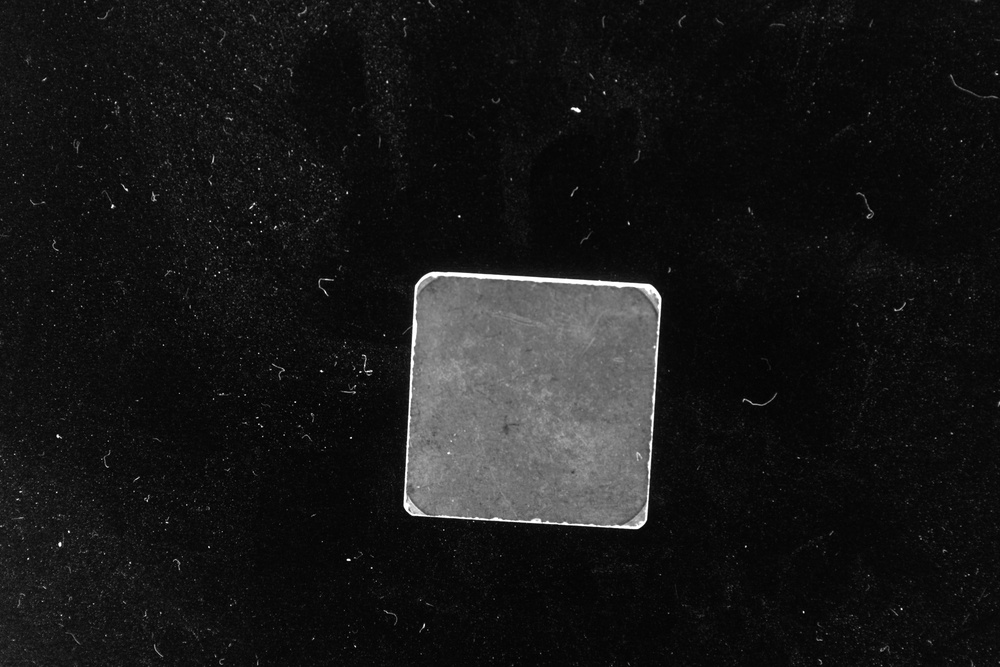
#> input picture image/low/175139.jpg, 1000 x 667 px, shrunk from 3072 x 2048 before the run, found by its file name
$ python test.py
#> lines starting #> are read from the running program, lines starting #| are printed output that depends on the picture; after the words box and inside, x2 and y2 are one past the last pixel; in counts of white or black regions, pixels touching at a corner belong together
import cv2
import numpy as np

rootDir = "D:\\SYS_File\\Desktop\\Python\\image\\low\\"
filename = '175139.jpg'

image = cv2.imread(rootDir + filename)
#> image is the input picture: shape (667, 1000, 3); min 0, max 255, mean 23.6
img = cv2.cvtColor(image, cv2.COLOR_BGR2GRAY)
line_vertical = []
line_horizontal = []

ret2, th2 = cv2.threshold(img, 0, 255, cv2.THRESH_BINARY + cv2.THRESH_OTSU)
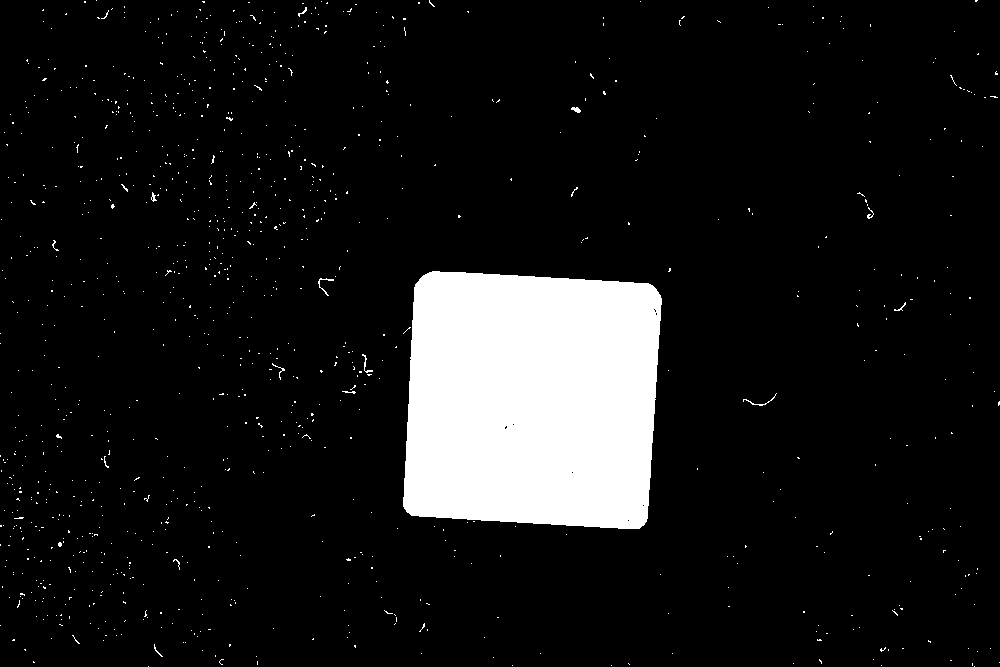
#> th2: shape (667, 1000); 9.5% white; 1030 white regions (1016 under 20 px), largest, box (x1, y1, x2, y2) and area: (403, 271, 662, 529) 60472, (743, 393, 777, 406) 53, (318, 278, 334, 296) 52
#> ret2 = 67

kernel = np.ones((10, 10), np.uint8)
# 3图像的开闭运算
cv0pen = cv2.morphologyEx(th2, cv2.MORPH_OPEN, kernel)  # 开运算
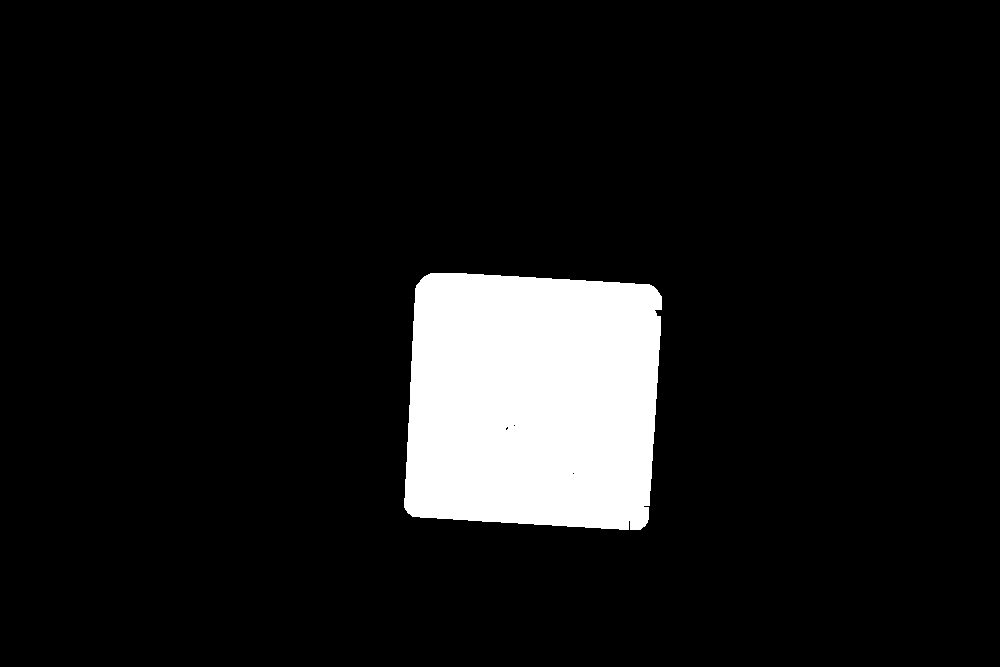
#> cv0pen: shape (667, 1000); 9.1% white; 1 white region, box (x1, y1, x2, y2) and area: (404, 273, 662, 530) 60406
cv2.imwrite("test1.jpg", th2)

edges = cv2.Canny(cv0pen, 50, 150, apertureSize=3)
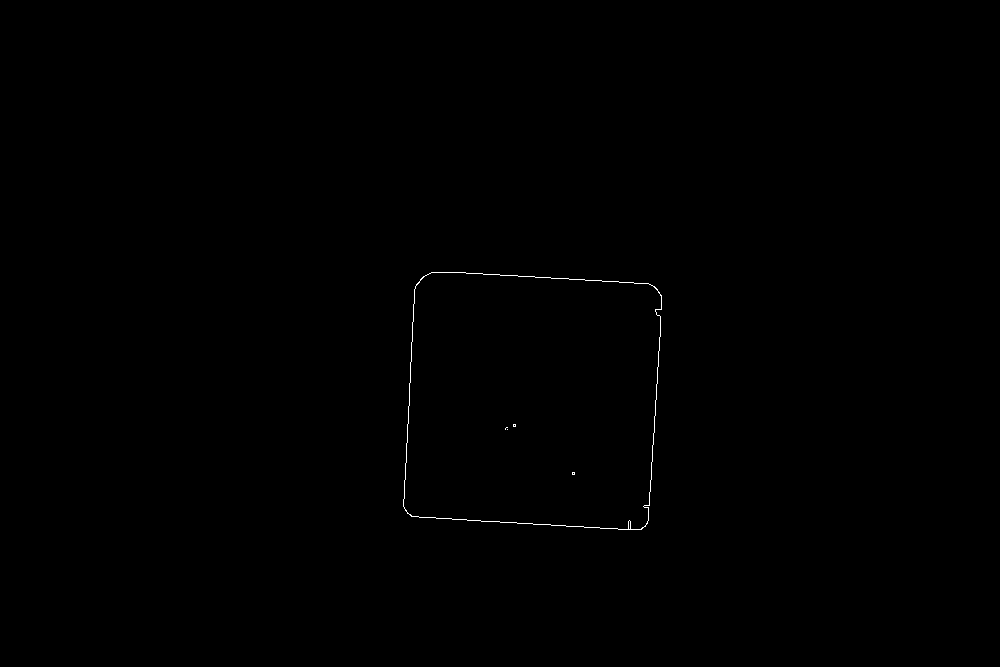
#> edges: shape (667, 1000); 0.15% white in thin lines or dots, all inside (x1, y1, x2, y2) = (403, 272, 662, 530)
cv2.imwrite("test2.jpg", edges)

$ run again, with image/low/174937.jpg copied over image/low/175139.jpg
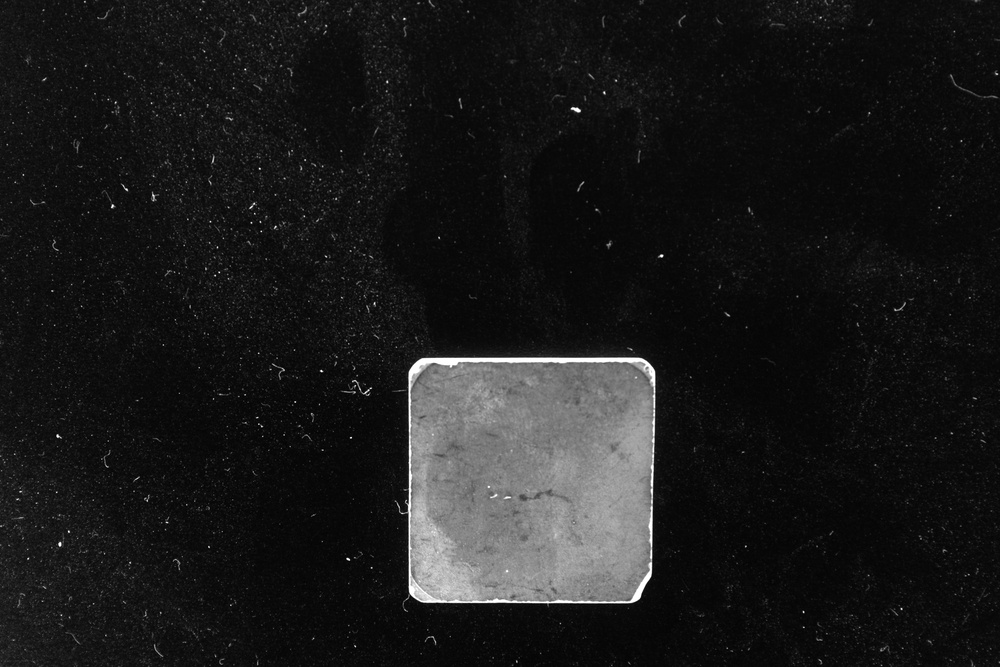
#> input picture image/low/174937.jpg, 1000 x 667 px, shrunk from 3072 x 2048 before the run, found by its file name
#> image is the input picture: shape (667, 1000, 3); min 0, max 255, mean 26.4
#> `ret2, th2 = cv2.threshold(img, 0, 255, cv2.THRESH_BINARY + cv2.THRESH_..`:
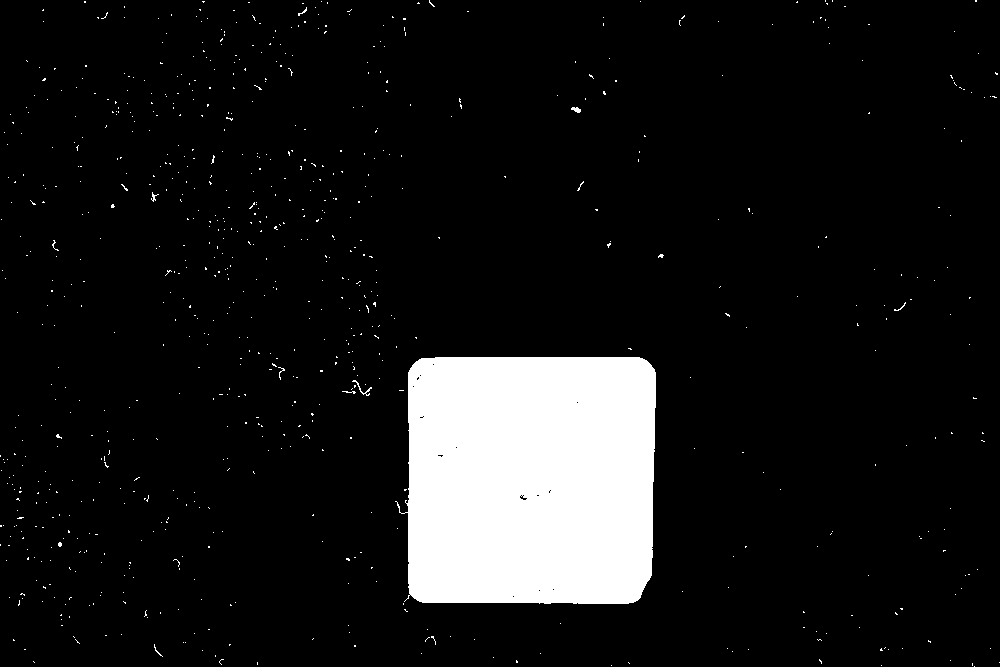
#> th2: shape (667, 1000); 9.3% white; 781 white regions (772 under 20 px), largest, box (x1, y1, x2, y2) and area: (395, 357, 656, 604) 60000, (352, 380, 372, 396) 54, (571, 107, 581, 113) 39
#> ret2 = 78
#> cv0pen: shape (667, 1000); 9% white; 1 white region, box (x1, y1, x2, y2) and area: (409, 358, 657, 605) 59794
#> `edges = cv2.Canny(cv0pen, 50, 150, apertureSize=3)`:
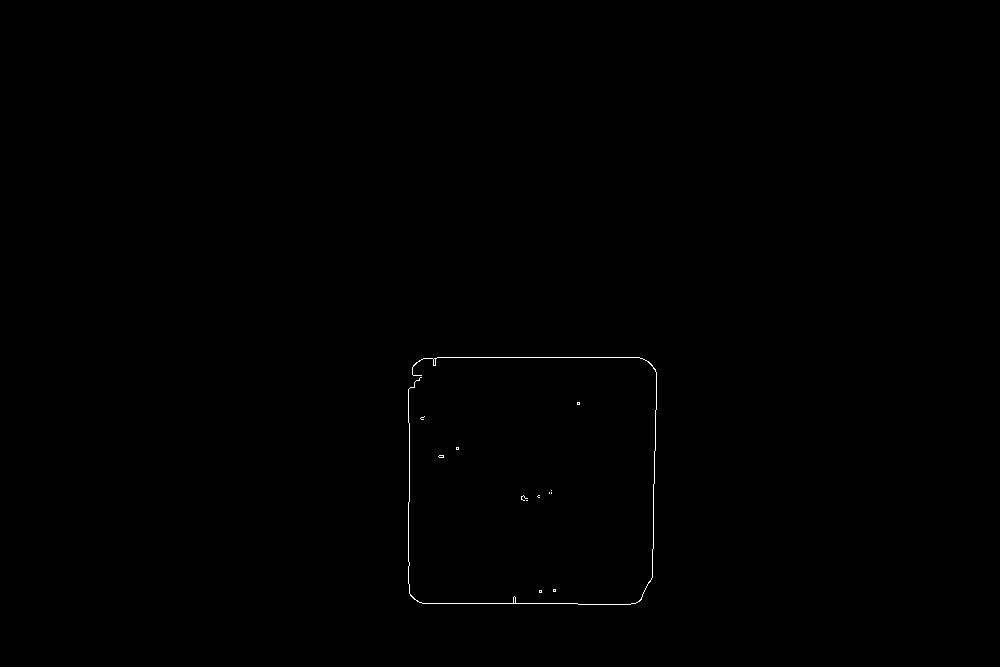
#> edges: shape (667, 1000); 0.16% white in thin lines or dots, all inside (x1, y1, x2, y2) = (408, 357, 657, 605)

$ run again, with image/low/175224.jpg copied over image/low/175139.jpg
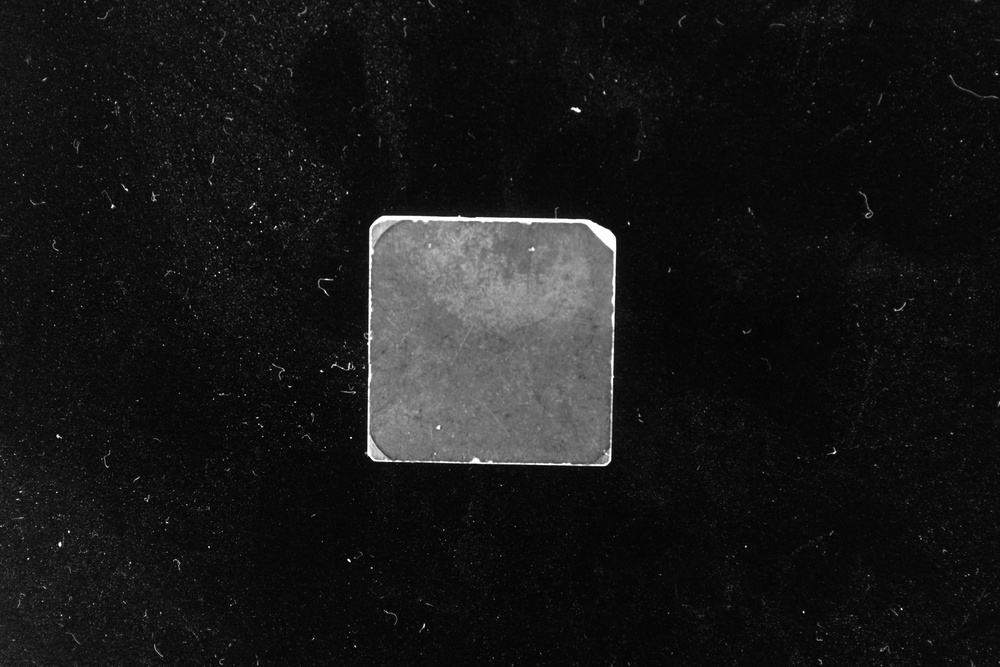
#> input picture image/low/175224.jpg, 1000 x 667 px, shrunk from 3072 x 2048 before the run, found by its file name
#> image is the input picture: shape (667, 1000, 3); min 0, max 255, mean 23.8
#> `ret2, th2 = cv2.threshold(img, 0, 255, cv2.THRESH_BINARY + cv2.THRESH_..`:
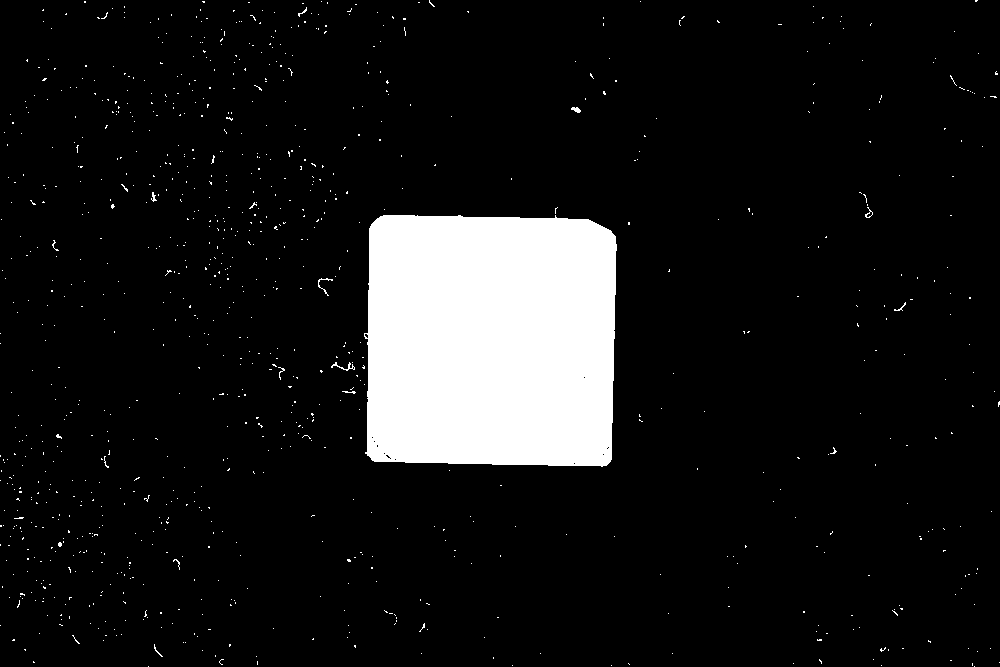
#> th2: shape (667, 1000); 9.5% white; 967 white regions (954 under 20 px), largest, box (x1, y1, x2, y2) and area: (364, 215, 617, 467) 60595, (331, 362, 355, 371) 62, (318, 278, 333, 296) 48
#> ret2 = 68
#> cv0pen: shape (667, 1000); 9.1% white; 1 white region, box (x1, y1, x2, y2) and area: (368, 216, 617, 467) 60388
#> `edges = cv2.Canny(cv0pen, 50, 150, apertureSize=3)`:
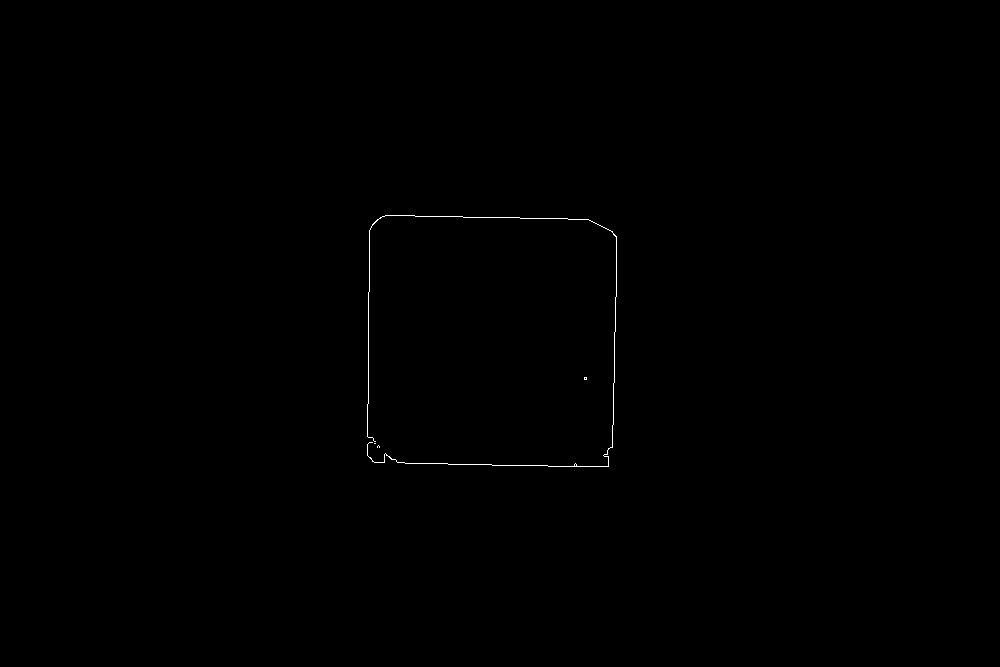
#> edges: shape (667, 1000); 0.15% white in thin lines or dots, all inside (x1, y1, x2, y2) = (367, 215, 617, 467)

$ run again, with image/low/175314.jpg copied over image/low/175139.jpg
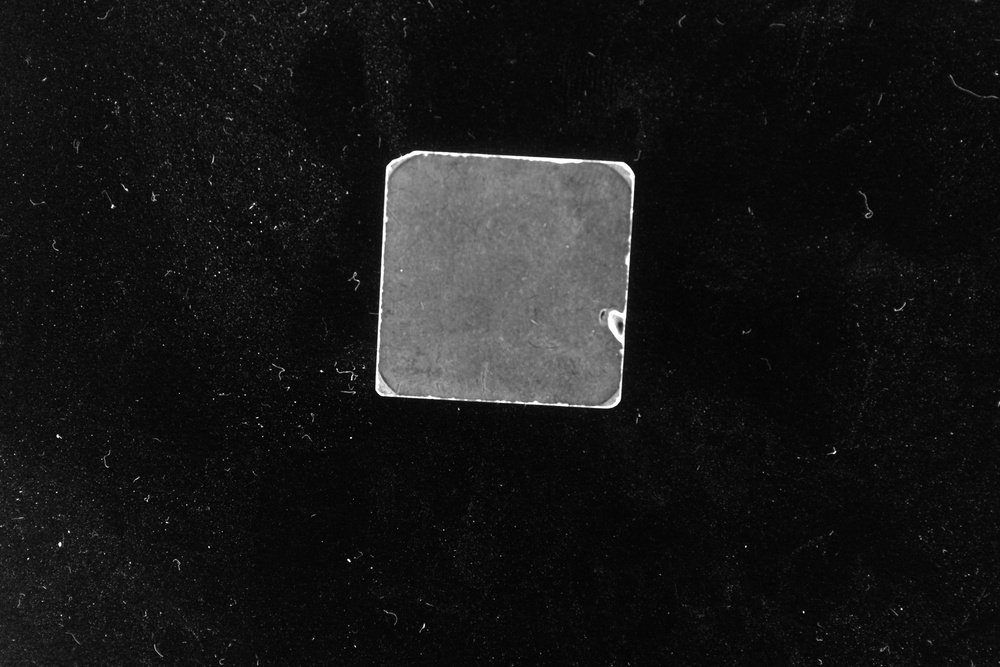
#> input picture image/low/175314.jpg, 1000 x 667 px, shrunk from 3072 x 2048 before the run, found by its file name
#> image is the input picture: shape (667, 1000, 3); min 0, max 255, mean 23.7
#> `ret2, th2 = cv2.threshold(img, 0, 255, cv2.THRESH_BINARY + cv2.THRESH_..`:
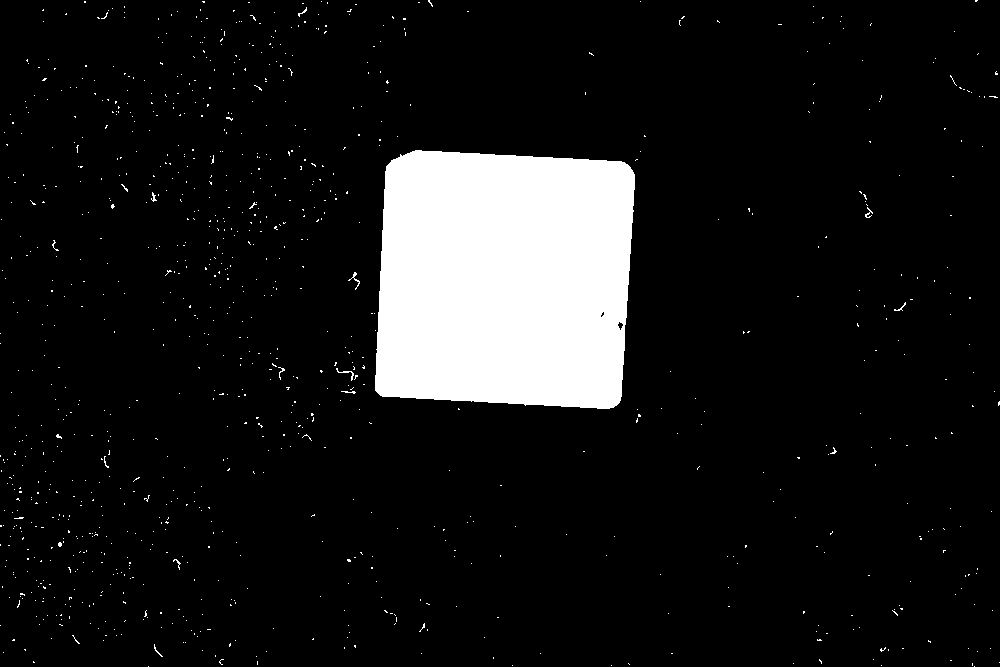
#> th2: shape (667, 1000); 9.6% white; 1005 white regions (993 under 20 px), largest, box (x1, y1, x2, y2) and area: (375, 150, 635, 409) 61248, (336, 368, 354, 381) 44, (348, 272, 360, 290) 43
#> ret2 = 67
#> cv0pen: shape (667, 1000); 9.2% white; 1 white region, box (x1, y1, x2, y2) and area: (376, 152, 636, 410) 61204
#> `edges = cv2.Canny(cv0pen, 50, 150, apertureSize=3)`:
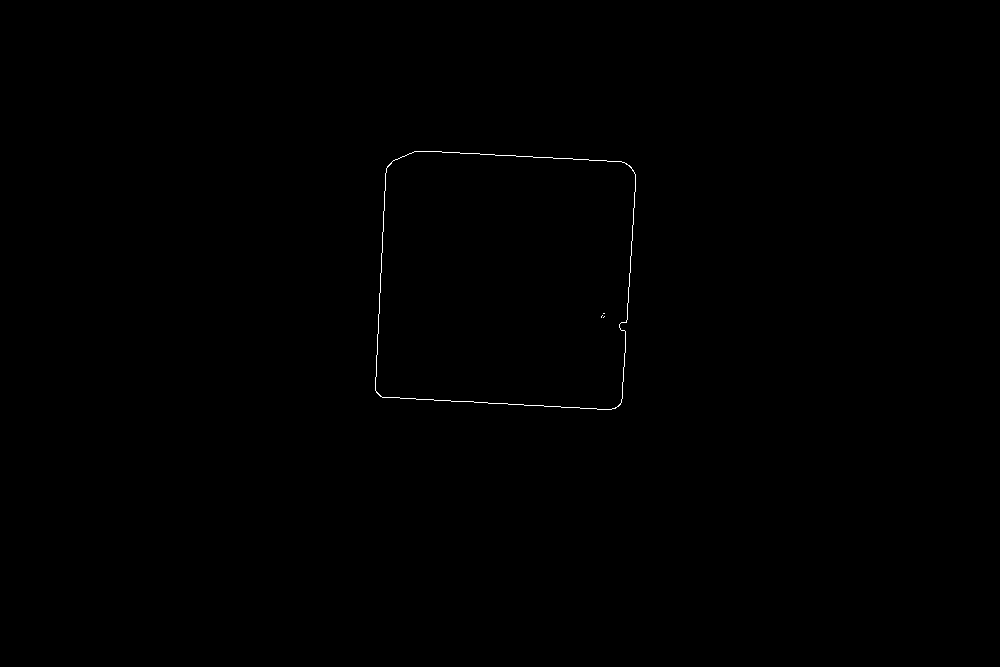
#> edges: shape (667, 1000); 0.15% white in thin lines or dots, all inside (x1, y1, x2, y2) = (375, 151, 636, 410)
